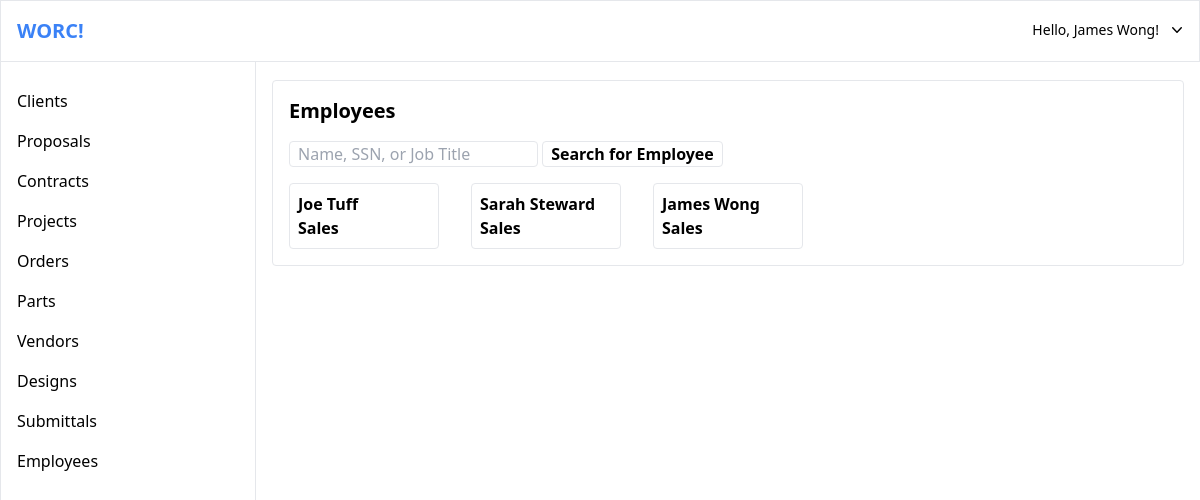
/employees/index.php (signed in), run on the app's committed database.
### tables this page shows
CREATE TABLE Employee 
(
	SSN	INT	NOT NULL, 
	First_Name	VARCHAR(255)	NOT NULL, 
	Last_Name	VARCHAR(255)	NOT NULL, 
	DOB	DATE	NOT NULL, 
	Phone_No	BIGINT	NOT NULL, 
	Email	VARCHAR(255), 
	Address_Line_1		VARCHAR(255)	NOT NULL, 
	Address_Line_2		VARCHAR(255), 
	City			VARCHAR(255)	NOT NULL, 
	Prov_State		VARCHAR(255)	NOT NULL, 
	Country			VARCHAR(255)	NOT NULL, 
	Postal_Zip		VARCHAR(255)	NOT NULL, 
	Job_Type	VARCHAR(255), 
	PRIMARY KEY(SSN) 
);

### data/employee.php (called while the page is built, shortened)
<?php
function get_employees($db) {
	$q = "
		SELECT Employee.*
		FROM Employee, User
		WHERE SSN = ESSN
		GROUP BY SSN
		";
	return $db->query($q);
}

### employees/index.php (the view, shortened to what this page needs)
<?php
require_once('../db.php');
require_once('../data/employee.php');
$employees = [];
$search_term = $_GET['search_term'] ?? '';
try {
	$employees = empty($search_term) ? get_employees($db): search_employees($db, $search_term);
	$employees = $employees->fetchAll(PDO::FETCH_ASSOC);
} catch(Exception $e) {
	$employees = [];
	$error = 'Failed to execute search query or fetch data.';
}
include('../templates/top.php');
?>
<?php
include('../templates/top-bar.php');
?>
<div>
    <?php
    include('../templates/side-bar.php');
    ?>
    <div class="pt-16 ml-64">
        <main class="m-4 border rounded">
            <div class="grid grid-cols-2 m-4">
                <h1 class="text-xl font-semibold">Employees</h1>
				<div class="text-right">
                </div>
            </div>
            <form class="m-4" method="GET" action="index.php">
				<input class="border px-2 rounded" type="search" placeholder="Name, SSN, or Job Title" name="search_term" value="<?=$search_term?>">
				<button class="hover:text-blue-400 hover:border-blue-400 border px-2 text-black rounded font-semibold" type="submit">Search for Employee</button>
			</form>
			<div class="grid grid-cols-5 gap-8 m-4">
			<?php
			foreach($employees as $employee) {
			?>
				<a href="employee.php?id=<?=$employee['SSN']?>" class="border rounded hover:border-blue-500">
					<section>
						<dl class="p-2">
							<dt class="font-bold"><?=$employee['First_Name'] ?> <?' '?><?=$employee['Last_Name']?></dt>
							<dt class="font-semibold"><?=$employee['Job_Type'] ?></dt>
						</dl>
					</section>
				</a>
			<?php
			}
			?>
			</div>
		</main>
	</div>
</div>
<?php
include('../templates/bottom.php');
?>
<?php
include('../templates/bottom.php');
?>

### data on the page
employee: First_Name "Joe", Last_Name "Tuff", Job_Type "Sales"
employee: First_Name "Sarah", Last_Name "Steward", Job_Type "Sales"
employee: First_Name "James", Last_Name "Wong", Job_Type "Sales"

### other printed values
$first_name "James"
$last_name "Wong"
